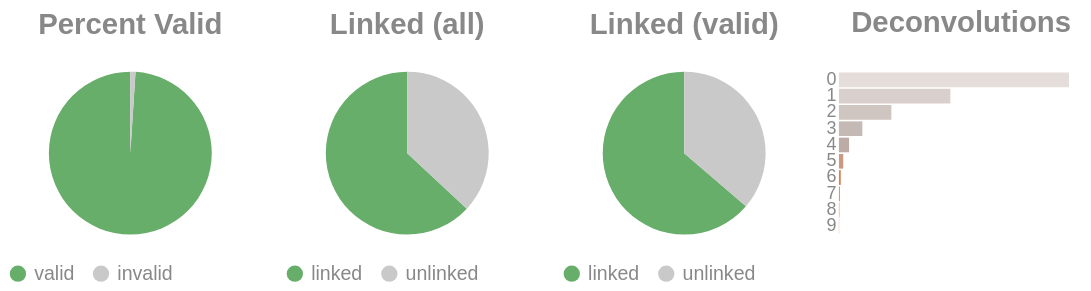

The cell this chart's notebook holds for it:
### Code cell
if SKIPLR:
    pass
else:
    clash = Counter()
    for i in valids['molecule'].to_list():
        _mol = i.split("-")
        if len(_mol) == 1:
            clash.update('0')
        else:
            clash.update(_mol[-1])

    _d = {"deconvolutions": [], 'count': []}
    for k,v in clash.items():
        _d['deconvolutions'].append(k)
        _d['count'].append(v)

    tot_valid = valids['reads'].sum()
    mask = valids['reads'] >= 2
    n_linked_reads = valids.filter(mask)['reads'].sum()
    if n_linked_reads == 0:
        print_html("No linked molecules (>=2 reads) were detected; skipping linked-only distributions.")
        SKIPLR = True
    else:
        perc_valid = round(tot_valid / n_reads, 4)
        linked_perc_abs = round(n_linked_reads / n_reads, 4)
        linked_perc = round(n_linked_reads / tot_valid, 4)

    _valid = pl.DataFrame({"valids": ['valid', 'invalid'], "count": [tot_valid, n_reads - tot_valid]})
    _linked_abs = pl.DataFrame({"linked (absolute)": ['linked', 'unlinked'], "count": [n_linked_reads, n_reads - n_linked_reads]})
    _linked_rel = pl.DataFrame({"linked (valids)": ['linked', 'unlinked'], "count": [n_linked_reads, tot_valid - n_linked_reads]})

    (
        alt.hconcat(
            piechart(_valid, goodval = 'valid', title = "Percent Valid"),
            piechart(_linked_abs, goodval = "linked", title =  "Linked (all)"),
            piechart(_linked_rel, goodval = "linked", title =  "Linked (valid)"),
            convolutionbar(pl.DataFrame(_d), title = "Deconvolutions"),
            center = True,
            bounds = 'flush'
        )
        .resolve_scale(color='independent')
        .resolve_legend('independent')
        .properties(usermeta={'embedOptions': {"actions": False}})
    ).display()

### Figure 1 — Vega-Lite specification as saved in the notebook (floating-point values rounded to 4 significant figures)
{"width": "container", "height": 400, "config": {"title": {"anchor": "start", "dy": -15, "fontSize": 18, "color": "#888888", "subtitleColor": "#888888", "subtitleFontSize": 14}, "arc": {"fill": "#0072B2"}, "axis": {"domainColor": "#888888", "domainWidth": 0.5, "gridWidth": 0.2, "grid": false, "titleFontWeight": 400, "titleFontSize": 15, "labelFontSize": 11, "labelColor": "#888888", "tickColor": "#888888", "tickWidth": 0.2, "titleColor": "#888888"}, "axisBand": {"grid": false}, "axisX": {"grid": true, "tickSize": 10, "domainCap": "round"}, "axisY": {"domain": false, "grid": true, "tickSize": 0, "domainCap": "round"}, "background": "transparent", "header": {"labelFontSize": 15, "labelColor": "#888888", "titleFontSize": 15, "titleFontWeight": 600, "titleColor": "#888888"}, "legend": {"labelFont": "sans-serif", "labelFontSize": 12, "labelColor": "#888888", "symbolSize": 100, "symbolType": "circle", "titleFontSize": 12, "titlePadding": 10, "titleColor": "#888888", "title": null}, "range": {"category": ["#E69F00", "#56B4E9", "#009E73", "#F0E442", "#0072B2", "#D55E00", "#CC79A7", "#000000"], "diverging": ["#cfe8f3", "#a2d4ec", "#73bfe2", "#46abdb", "#1696d2", "#12719e"]}, "area": {"fill": "#0072B2", "fillOpacity": 0.7, "line": true, "strokeOpacity": 0.7}, "line": {"color": "#0072B2", "stroke": "#0072B2", "strokeWidth": 2}, "trail": {"color": "#0072B2", "stroke": "#0072B2", "strokeWidth": 0, "size": 1}, "point": {"filled": true, "fillOpacity": 1.0, "size": 95}, "text": {"color": "#888888", "fontSize": 11, "align": "right", "fontWeight": 400, "size": 11}, "bar": {"fill": "#0072B2", "stroke": null}, "view": {"stroke": null, "continuousWidth": 660, "continuousHeight": 400}}, "hconcat": [{"data": {"name": "data-0367f240df1b0f0b400b432c780373dd"}, "mark": {"type": "arc"}, "encoding": {"color": {"field": "valids", "legend": {"orient": "bottom", "title": null}, "scale": {"domain": ["valid", "invalid"], "range": ["#68ae6b", "#C9C9C9"]}, "title": "Valids", "type": "nominal"}, "theta": {"field": "count", "type": "quantitative"}, "tooltip": [{"field": "valids", "title": "Valids", "type": "ordinal"}, {"field": "percent", "format": ".2%", "title": "Percent", "type": "quantitative"}, {"field": "count", "title": "Count", "type": "quantitative"}]}, "height": 100, "title": {"text": "Percent Valid", "align": "center", "anchor": "middle"}, "transform": [{"calculate": "datum.count / 6280772", "as": "percent"}], "width": 150}, {"data": {"name": "data-ce42d725991817e045e4e2bf87ee6598"}, "mark": {"type": "arc"}, "encoding": {"color": {"field": "linked (absolute)", "legend": {"orient": "bottom", "title": null}, "scale": {"domain": ["linked", "unlinked"], "range": ["#68ae6b", "#C9C9C9"]}, "title": "Linked (Absolute)", "type": "nominal"}, "theta": {"field": "count", "type": "quantitative"}, "tooltip": [{"field": "linked (absolute)", "title": "Linked (Absolute)", "type": "ordinal"}, {"field": "percent", "format": ".2%", "title": "Percent", "type": "quantitative"}, {"field": "count", "title": "Count", "type": "quantitative"}]}, "height": 100, "title": {"text": "Linked (all)", "align": "center", "anchor": "middle"}, "transform": [{"calculate": "datum.count / 6280772", "as": "percent"}], "width": 150}, {"data": {"name": "data-687e93f77ee54722ac631e9ce3c06900"}, "mark": {"type": "arc"}, "encoding": {"color": {"field": "linked (valids)", "legend": {"orient": "bottom", "title": null}, "scale": {"domain": ["linked", "unlinked"], "range": ["#68ae6b", "#C9C9C9"]}, "title": "Linked (Valids)", "type": "nominal"}, "theta": {"field": "count", "type": "quantitative"}, "tooltip": [{"field": "linked (valids)", "title": "Linked (Valids)", "type": "ordinal"}, {"field": "percent", "format": ".2%", "title": "Percent", "type": "quantitative"}, {"field": "count", "title": "Count", "type": "quantitative"}]}, "height": 100, "title": {"text": "Linked (valid)", "align": "center", "anchor": "middle"}, "transform": [{"calculate": "datum.count / 6216497", "as": "percent"}], "width": 150}, {"data": {"name": "data-95903d064dd66c50c0764961befa0835"}, "mark": {"type": "bar"}, "encoding": {"color": {"field": "deconvolutions", "legend": null, "scale": {"scheme": "lightgreyred"}, "type": "nominal"}, "tooltip": [{"field": "deconvolutions", "title": "Deconvolutions", "type": "ordinal"}, {"field": "percent", "format": ".2%", "title": "Percent", "type": "quantitative"}, {"field": "count", "title": "Count", "type": "quantitative"}], "x": {"axis": null, "field": "count", "type": "quantitative"}, "y": {"field": "deconvolutions", "sort": "ascending", "title": null, "type": "nominal"}}, "height": 100, "title": {"text": "Deconvolutions", "align": "center", "anchor": "middle"}, "transform": [{"calculate": "datum.count / 3559881", "as": "percent"}], "width": 150}], "bounds": "flush", "center": true, "resolve": {"legend": {"angle": "independent"}, "scale": {"color": "independent"}}, "usermeta": {"embedOptions": {"actions": false}}, "$schema": "https://vega.github.io/schema/vega-lite/v6.4.1.json", "datasets": {"data-0367f240df1b0f0b400b432c780373dd": [{"valids": "valid", "count": 6216497}, {"valids": "invalid", "count": 64275}], "data-ce42d725991817e045e4e2bf87ee6598": [{"linked (absolute)": "linked", "count": 3960137}, {"linked (absolute)": "unlinked", "count": 2320635}], "data-687e93f77ee54722ac631e9ce3c06900": [{"linked (valids)": "linked", "count": 3960137}, {"linked (valids)": "unlinked", "count": 2256360}], "data-95903d064dd66c50c0764961befa0835": [{"deconvolutions": "0", "count": 1883232}, {"deconvolutions": "1", "count": 911925}, {"deconvolutions": "2", "count": 429209}, {"deconvolutions": "3", "count": 191589}, {"deconvolutions": "4", "count": 83022}, {"deconvolutions": "5", "count": 35309}, {"deconvolutions": "6", "count": 15076}, {"deconvolutions": "7", "count": 6453}, {"deconvolutions": "8", "count": 2836}, {"deconvolutions": "9", "count": 1230}]}}
